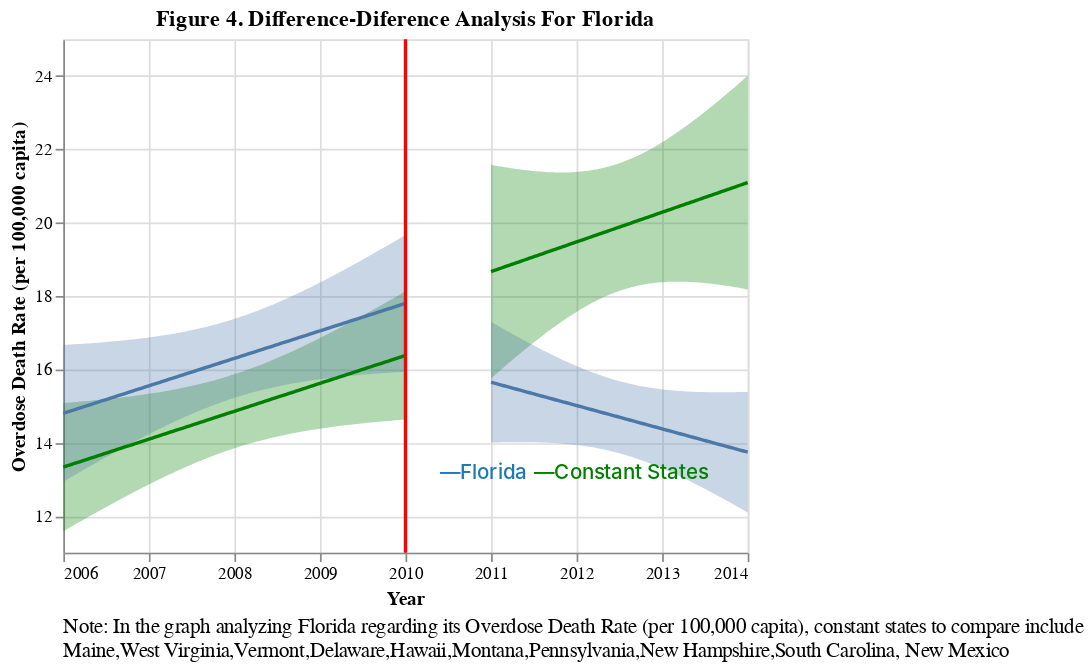

The cell this chart's notebook holds for it:
### Markdown cell above
> diff-diff for death rate

### Code cell
xvar= "TRANSACTION_YEAR"
yvar="death_rate"
analysis = "Figure 4. Difference-Diference Analysis For Florida"
target = "Overdose Death Rate (per 100,000 capita)"
constant_states = "Maine,West Virginia,Vermont,Delaware,Hawaii,Montana,Pennsylvania,New Hampshire,South Carolina, New Mexico"
chart = diff_diff(FL_death, yvar, xvar, 2010, analysis, target, state, constant_states, alpha=0.05)
chart
